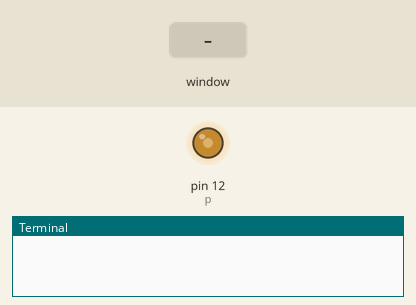
Bench run of a program on a simulated Raspberry Pi (header pin numbers). Parts: output pins drawn as LEDs (lit = HIGH), the last lines printed to the terminal. The test bench sets the inputs (shaded band). The clock reads 2024-03-15 10:24:30 at power-on unless the program sets it; the desktop window is not drawn, its controls go by their first labels and the mouse button is held 0.15 s; threads take turns every 2 ms. At 2.9 s the program stops and its outputs stay as they are.

Above: at 1.2 s.
1.3 s: control labelled "Up" in the window clicked
At 2.3 s:
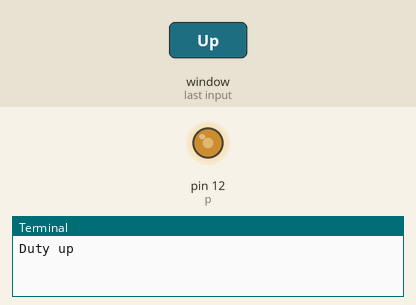
2.8 s: control labelled "Exit" in the window clicked
At 3.4 s:
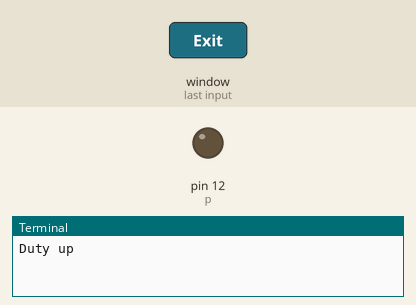
Timing chart, 0 to 4.4 s (numbered marks = the images above; inputs shaded):
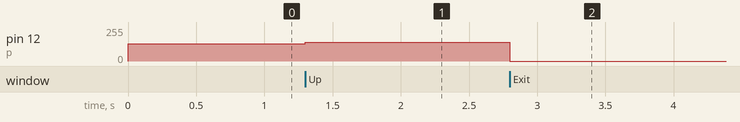

The program:

pwm+gui.py
```python
#import Tkinter # https://raspberrypi.stackexchange.com/a/76700
#from Tkinter import * # py2 # https://stackoverflow.com/a/38309119
# written by Seung-Chan
# TODO : add display (i2c)
# TODO : UI alignment (buttons)

from tkinter import * # py3
import threading
import RPi.GPIO as GPIO
import time
import datetime


def dutyUp():
    global dr
    global p
    print("Duty up")
    if dr<95:
        dr = dr + 5
        p.ChangeDutyCycle(dr)

def dutyDn():
    global dr
    global p
    print("Duty down")
    if dr>5:
        dr = dr - 5
        p.ChangeDutyCycle(dr)

# TODO : fix this !
def exitProgram():
    global p
    global GPIO
    global loop_active

    p.stop()

    loop_active = False


    GPIO.cleanup()

cnt1 = 0
class App(threading.Thread):

    def __init__(self, tk_root):
        self.root = tk_root
        threading.Thread.__init__(self)
        self.start()

    def run(self):
        global loop_active
        global cnt1
        global dr
        #loop_active = True
        while loop_active:

            time.sleep(0.1)
            #s1 = datetime.datetime.now().strftime("%Y%m%d-%H:%M:%S")
            #s1 = '{}'.format(cnt1)
            s1 = '{}'.format(dr)
            text1.set(s1)
            cnt1 = cnt1+1

        self.root.quit()
        self.root.update()


loop_active = True

GPIO.setwarnings(False)
GPIO.setmode(GPIO.BOARD)
GPIO.setup(12, GPIO.OUT)

freq = 1000
p = GPIO.PWM(12, freq)  # channel=12 frequency=50Hz
dr = 50 # duty ratio
p.start(dr) # duty (0~99)


ROOT = Tk()
APP = App(ROOT)

text1 = StringVar()
text1.set(datetime.datetime.now().strftime("%Y/%m/%d %H:%M:%S"))

btnUp = Button(ROOT, text = "Up", command = dutyUp, height = 2, width =8 )
btnUp.pack()

btnDn = Button(ROOT, text = "Down", command = dutyDn, height = 2, width =8 )
btnDn.pack()

lb = Label(ROOT, textvariable=text1)
lb.pack()

exitButton  = Button(ROOT, text = "Exit", command = exitProgram, height =2 , width = 6)
exitButton.pack()

ROOT.title("Hello")
ROOT.geometry('320x240')

ROOT.mainloop()
```

Measured:
- after the input at 1.3 s, pin 12 (p): 128/255 → 140/255 at once
- after the input at 2.8 s, pin 12 (p): 140/255 → 0/255 at once
